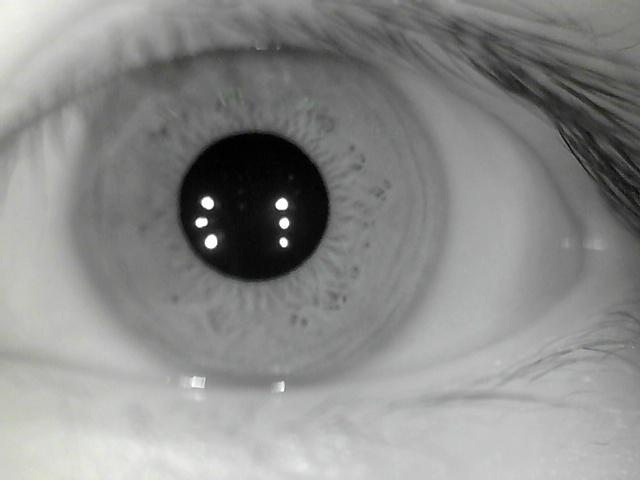
#> input picture Traditional Algorithm/test2.jpg, 640 x 480 px
$ python b4.py
#> lines starting #> are read from the running program, lines starting #| are printed output that depends on the picture; after the words box and inside, x2 and y2 are one past the last pixel; in counts of white or black regions, pixels touching at a corner belong together
import cv2
import numpy as np

def CannyThreshold(lowThreshold):
    detected_edges = cv2.GaussianBlur(gray,(21,21),0)
    detected_edges = cv2.Canny(detected_edges,
                               lowThreshold,
                               lowThreshold*ratio,
                               apertureSize = kernel_size)
    dst = cv2.bitwise_and(img,img,mask = detected_edges)  # just add some colours to edges from original image.
    cv2.imshow('canny demo',dst)

lowThreshold = 0
max_lowThreshold = 100
ratio = 3
kernel_size = 3

img = cv2.imread('test2.jpg')
#> img is the input picture: shape (480, 640, 3); mean B, G, R 138.2, 139.3, 138.9
gray = cv2.cvtColor(img,cv2.COLOR_BGR2GRAY)

cv2.namedWindow('canny demo')

cv2.createTrackbar('Min threshold','canny demo',lowThreshold, max_lowThreshold, CannyThreshold)
#> slider 'Min threshold' is set to 20

CannyThreshold(0)  # initialization
#> in CannyThreshold, `detected_edges = cv2.Canny(detected_edges, lowThreshold, lowThreshold*..`:
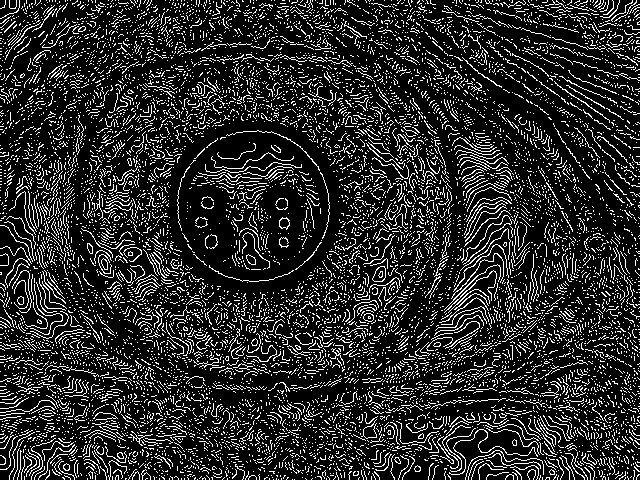
#> detected_edges: shape (480, 640); 16.7% white in thin lines or dots
#> in CannyThreshold, `dst = cv2.bitwise_and(img,img,mask = detected_edges)`:
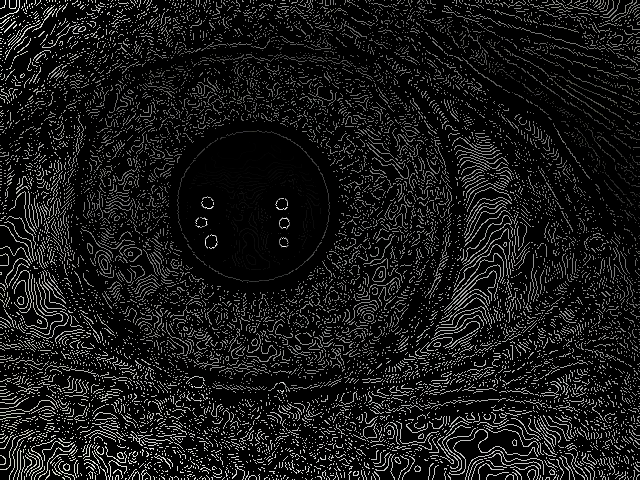
#> dst: shape (480, 640, 3); mean B, G, R 24.1, 24.2, 24.2
if cv2.waitKey(0) == 27:
#> call 2 of CannyThreshold, with lowThreshold = 20
#> in CannyThreshold (call 2), `detected_edges = cv2.Canny(detected_edges, lowThreshold, lowThreshold*..`:
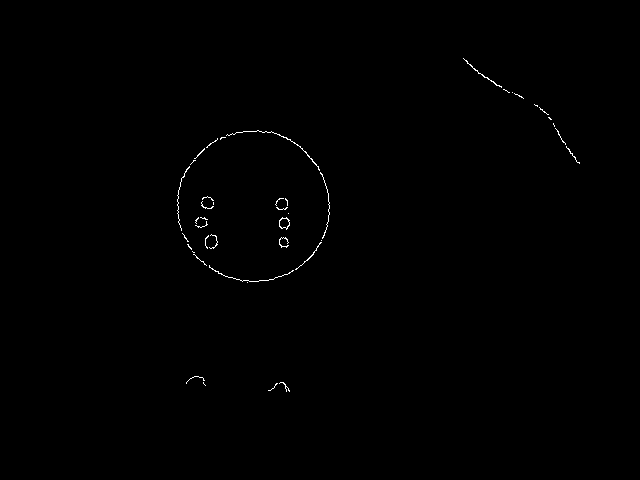
#> detected_edges: shape (480, 640); 0.31% white in thin lines or dots, all inside (x1, y1, x2, y2) = (177, 58, 580, 392)
#> (key Esc is pressed here)
    cv2.destroyAllWindows()

$ run again, with Traditional Algorithm/test.jpg copied over Traditional Algorithm/test2.jpg
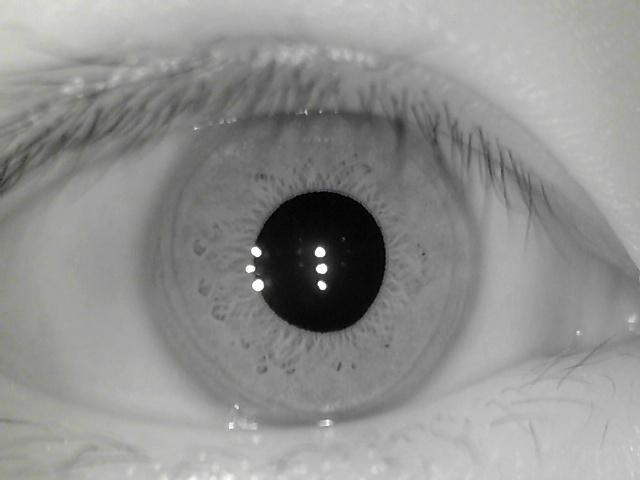
#> input picture Traditional Algorithm/test.jpg, 640 x 480 px
#> img is the input picture: shape (480, 640, 3); mean B, G, R 143.4, 144.4, 144.3
#> in CannyThreshold, `detected_edges = cv2.Canny(detected_edges, lowThreshold, lowThreshold*..`:
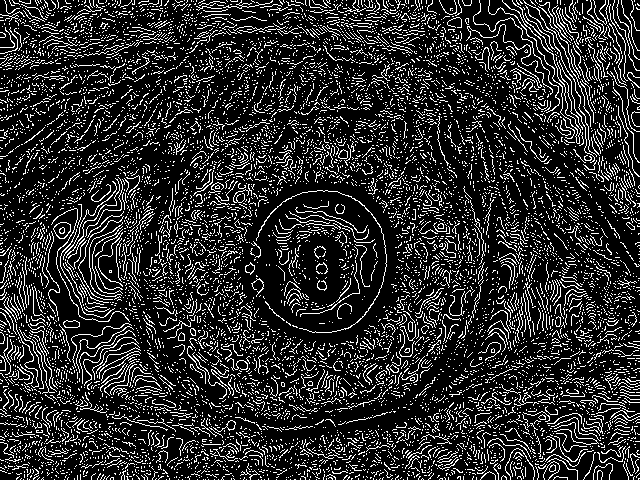
#> detected_edges: shape (480, 640); 17.1% white in thin lines or dots
#> in CannyThreshold (call 2), `detected_edges = cv2.Canny(detected_edges, lowThreshold, lowThreshold*..`:
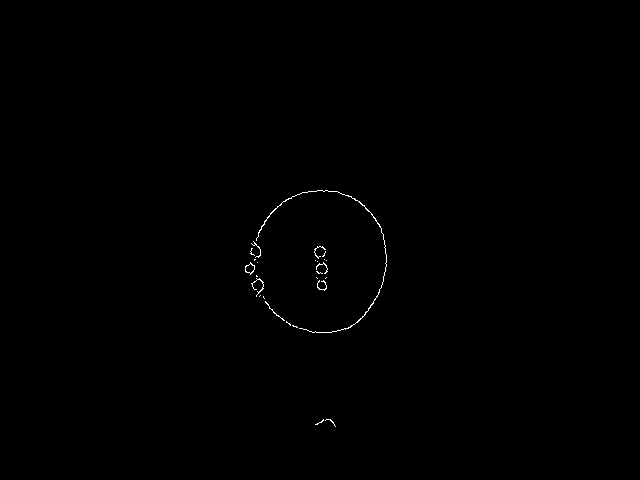
#> detected_edges: shape (480, 640); 0.23% white in thin lines or dots, all inside (x1, y1, x2, y2) = (245, 190, 387, 427)
